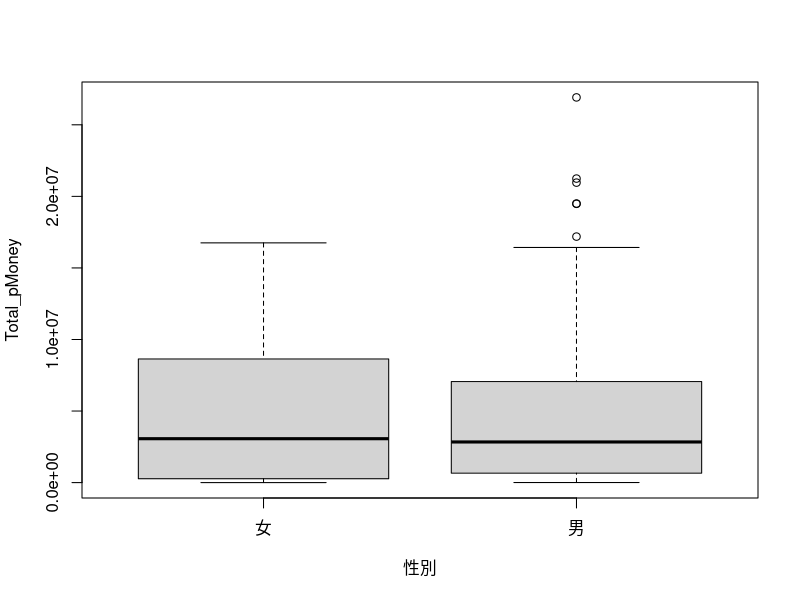

Write the R code that produced this figure.
#如何用資料科學研究法律與政治：誰給了誰政治獻金？給了多少？
#國防大學工作坊20200109 
##邵軒磊(副教授 台師大)
###我們來練習使用「政治獻金資料集」（註一），練習使用「資料科學」方式來找出一些數字上的規律。從而使學員能夠
###1. 初步瞭解資料科學研究政治的方法。
###2.有簡易的數據與程式能力。
###3.初嚐資料科學給研究帶來的便利。
###在以下的篇幅中，學員將使用「做中學」方式回答下列問題：
###1.誰給了政治獻金，給了多少？
###2.誰收了政治獻金，得了多少？
###3.哪種特性的人會有更多政治獻金？「多」出多少？



##1. 資料讀入
library(dplyr)
A02=read.csv("A_all.csv")
head(A02)

###我們讀入前述「政治獻金資料集」，是2016年公布資料，你可以看到很多熟悉的政治人物，主要是立委候選人。
###注意這些資料的「單位」是什麼？每一筆是什麼？每一欄是什麼？

##2. 資料分析與觀察：table
### 2-1 先看看候選人與政黨
### 這可能是大家第一感覺會想到的。
dim(A02)
table(A02$候選人)

###先看看有哪些候選人。注意這個單位是每一筆，所以這個表示每個人收到的「筆數」。
table(A02$推薦政黨.x)

###這些捐款都捐給哪些政黨？

###2-2 這些捐款是什麼時候捐的？
####---diy---
###能看出來捐款都集中在什麼時候。
###延伸思考：為什麼集中在這些時候？
###延伸思考：其實還是沒有完全處理好，你能試試做的更好嗎？

### 2-3 然後是誰捐的？
####---diy---
###同樣的，這也是「筆數」，捐了幾筆。


### 2-4 每次大約捐了多少錢呢？
####---diy---
###這表示什麼？
###想一想，哪些是你可能的研究題目

## 3.  資料分析實做
### 3-1 誰給了政治獻金，給了多少？
### 注意：之前我們的資料是「筆數」，需要調整成「每個人捐了每筆的總和」，才能回答。

aa=A02 %>%
  group_by(捐贈者.支出對象) %>%
  summarise(Total_pMoney = sum(pMoney))
aa=aa[order(aa$Total_pMoney,decreasing = T),]
head(aa,10)


### 3-2.  誰收了政治獻金，得了多少？
####這個可以自己試試看？先不看答案能不能跑出來結果？
####---diy---

### 3-3.  哪些政黨收了政治獻金，得了多少？
####這個也可以自己試試看？先不看答案能不能跑出來結果？
####---diy---


## 4.  資料分析實做：哪種特性的人會有更多政治獻金？怎麼樣「多」？

###思路：對人做整合之後，再依照特性做T檢定。
###先做一個新的表。請先觀察一下。


aa=A02 %>%
  group_by(候選人,性別,是否現任,出生年次,推薦政黨.x) %>%
  summarise(Total_pMoney = sum(pMoney), com=n())
aa=aa[order(aa$Total_pMoney,decreasing = T),]
head(aa,10)

### 4-1 性別不同是不是募款能力不同？
####包括「盒鬚圖」與「t檢定」
boxplot(formula = Total_pMoney ~ 性別,
        data = aa)
t.test(Total_pMoney ~ 性別,
       data=aa)

### 4-2 「現任立委」是不是募款能力不同？
####這個可以自己試試看？先不看答案能不能跑出來結果？
####---diy---
####這個差距有點明顯。

### 4-3 「黨籍」是不是募款能力不同？
####這個可以自己試試看？先不看答案能不能跑出來結果？
####---diy---

## 5.  資料分析實做：學員自由發揮
####---diy---

## 6.  資料分析實做：與現有研究比較與理論
####---diy---

#（註一）鏡傳媒，政治獻金專題資料，https://github.com/mirror-media/politicalcontribution。

### 建議閱讀文獻：
####邵軒磊、吳國清，法律資料分析與文字探勘：跨境毒品流動要素與結構研究，問題與研究，58卷2期(2019/03)，91-114。（研究實例討論）
####黃詩淳、邵軒磊，酌定子女親權之重要因素：以決策樹方法分析相關裁判，臺大法學論叢，47卷1期( 2018/03) ,299-344（研究實例討論）
####邵軒磊，當代西方民主研究論述分析：知識系譜與文字探勘，哲學與文化 46卷2期 ( 2019/02) , 33-56。（研究實例討論）
####王鼎銘，台灣政治獻金法及參選人政治獻金資料之實證研究，選舉研究，14卷2期(2007/11) , 121-144。
####李宗榮，企業權力與民主：台灣企業集團2008年立委選舉的政治獻金分析，台灣社會學，31期 ( 2016/06) , 99-139。